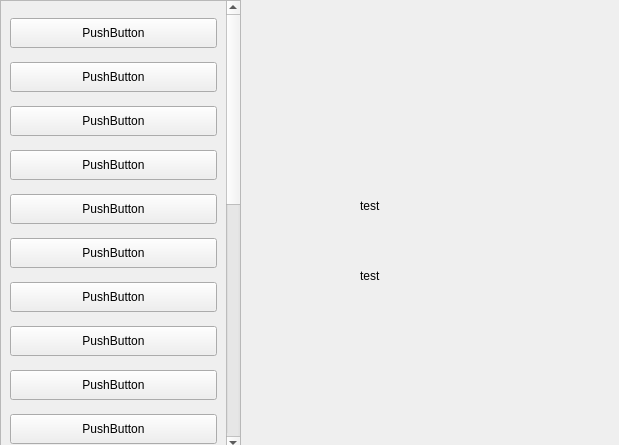
<?xml version="1.0" encoding="UTF-8"?>
<ui version="4.0">
 <class>Form</class>
 <widget class="QWidget" name="Form">
  <property name="geometry">
   <rect>
    <x>0</x>
    <y>0</y>
    <width>619</width>
    <height>445</height>
   </rect>
  </property>
  <property name="minimumSize">
   <size>
    <width>619</width>
    <height>445</height>
   </size>
  </property>
  <property name="maximumSize">
   <size>
    <width>619</width>
    <height>445</height>
   </size>
  </property>
  <property name="windowTitle">
   <string>Form</string>
  </property>
  <widget class="QScrollArea" name="scrollArea">
   <property name="geometry">
    <rect>
     <x>0</x>
     <y>0</y>
     <width>241</width>
     <height>451</height>
    </rect>
   </property>
   <property name="widgetResizable">
    <bool>true</bool>
   </property>
   <widget class="QWidget" name="scrollAreaWidgetContents">
    <property name="geometry">
     <rect>
      <x>0</x>
      <y>0</y>
      <width>222</width>
      <height>1000</height>
     </rect>
    </property>
    <property name="minimumSize">
     <size>
      <width>80</width>
      <height>1000</height>
     </size>
    </property>
    <layout class="QVBoxLayout" name="verticalLayout">
     <item>
      <widget class="QPushButton" name="pushButton">
       <property name="minimumSize">
        <size>
         <width>10</width>
         <height>30</height>
        </size>
       </property>
       <property name="text">
        <string>PushButton</string>
       </property>
      </widget>
     </item>
     <item>
      <widget class="QPushButton" name="pushButton_9">
       <property name="minimumSize">
        <size>
         <width>10</width>
         <height>30</height>
        </size>
       </property>
       <property name="text">
        <string>PushButton</string>
       </property>
      </widget>
     </item>
     <item>
      <widget class="QPushButton" name="pushButton_12">
       <property name="minimumSize">
        <size>
         <width>10</width>
         <height>30</height>
        </size>
       </property>
       <property name="text">
        <string>PushButton</string>
       </property>
      </widget>
     </item>
     <item>
      <widget class="QPushButton" name="pushButton_18">
       <property name="minimumSize">
        <size>
         <width>10</width>
         <height>30</height>
        </size>
       </property>
       <property name="text">
        <string>PushButton</string>
       </property>
      </widget>
     </item>
     <item>
      <widget class="QPushButton" name="pushButton_22">
       <property name="minimumSize">
        <size>
         <width>10</width>
         <height>30</height>
        </size>
       </property>
       <property name="text">
        <string>PushButton</string>
       </property>
      </widget>
     </item>
     <item>
      <widget class="QPushButton" name="pushButton_21">
       <property name="minimumSize">
        <size>
         <width>10</width>
         <height>30</height>
        </size>
       </property>
       <property name="text">
        <string>PushButton</string>
       </property>
      </widget>
     </item>
     <item>
      <widget class="QPushButton" name="pushButton_20">
       <property name="minimumSize">
        <size>
         <width>10</width>
         <height>30</height>
        </size>
       </property>
       <property name="text">
        <string>PushButton</string>
       </property>
      </widget>
     </item>
     <item>
      <widget class="QPushButton" name="pushButton_19">
       <property name="minimumSize">
        <size>
         <width>10</width>
         <height>30</height>
        </size>
       </property>
       <property name="text">
        <string>PushButton</string>
       </property>
      </widget>
     </item>
     <item>
      <widget class="QPushButton" name="pushButton_17">
       <property name="minimumSize">
        <size>
         <width>10</width>
         <height>30</height>
        </size>
       </property>
       <property name="text">
        <string>PushButton</string>
       </property>
      </widget>
     </item>
     <item>
      <widget class="QPushButton" name="pushButton_16">
       <property name="minimumSize">
        <size>
         <width>10</width>
         <height>30</height>
        </size>
       </property>
       <property name="text">
        <string>PushButton</string>
       </property>
      </widget>
     </item>
     <item>
      <widget class="QPushButton" name="pushButton_15">
       <property name="minimumSize">
        <size>
         <width>10</width>
         <height>30</height>
        </size>
       </property>
       <property name="text">
        <string>PushButton</string>
       </property>
      </widget>
     </item>
     <item>
      <widget class="QPushButton" name="pushButton_14">
       <property name="minimumSize">
        <size>
         <width>10</width>
         <height>30</height>
        </size>
       </property>
       <property name="text">
        <string>PushButton</string>
       </property>
      </widget>
     </item>
     <item>
      <widget class="QPushButton" name="pushButton_13">
       <property name="minimumSize">
        <size>
         <width>10</width>
         <height>30</height>
        </size>
       </property>
       <property name="text">
        <string>PushButton</string>
       </property>
      </widget>
     </item>
     <item>
      <widget class="QPushButton" name="pushButton_11">
       <property name="minimumSize">
        <size>
         <width>10</width>
         <height>30</height>
        </size>
       </property>
       <property name="text">
        <string>PushButton</string>
       </property>
      </widget>
     </item>
     <item>
      <widget class="QPushButton" name="pushButton_10">
       <property name="minimumSize">
        <size>
         <width>10</width>
         <height>30</height>
        </size>
       </property>
       <property name="text">
        <string>PushButton</string>
       </property>
      </widget>
     </item>
     <item>
      <widget class="QPushButton" name="pushButton_8">
       <property name="minimumSize">
        <size>
         <width>10</width>
         <height>30</height>
        </size>
       </property>
       <property name="text">
        <string>PushButton</string>
       </property>
      </widget>
     </item>
     <item>
      <widget class="QPushButton" name="pushButton_2">
       <property name="minimumSize">
        <size>
         <width>10</width>
         <height>30</height>
        </size>
       </property>
       <property name="text">
        <string>PushButton</string>
       </property>
      </widget>
     </item>
     <item>
      <widget class="QPushButton" name="pushButton_4">
       <property name="minimumSize">
        <size>
         <width>10</width>
         <height>30</height>
        </size>
       </property>
       <property name="text">
        <string>PushButton</string>
       </property>
      </widget>
     </item>
     <item>
      <widget class="QPushButton" name="pushButton_5">
       <property name="minimumSize">
        <size>
         <width>10</width>
         <height>30</height>
        </size>
       </property>
       <property name="text">
        <string>PushButton</string>
       </property>
      </widget>
     </item>
     <item>
      <widget class="QPushButton" name="pushButton_6">
       <property name="minimumSize">
        <size>
         <width>10</width>
         <height>30</height>
        </size>
       </property>
       <property name="text">
        <string>PushButton</string>
       </property>
      </widget>
     </item>
     <item>
      <widget class="QPushButton" name="pushButton_7">
       <property name="minimumSize">
        <size>
         <width>10</width>
         <height>30</height>
        </size>
       </property>
       <property name="text">
        <string>PushButton</string>
       </property>
      </widget>
     </item>
     <item>
      <widget class="QPushButton" name="pushButton_3">
       <property name="minimumSize">
        <size>
         <width>10</width>
         <height>30</height>
        </size>
       </property>
       <property name="text">
        <string>PushButton</string>
       </property>
      </widget>
     </item>
    </layout>
   </widget>
  </widget>
  <widget class="QLabel" name="label">
   <property name="geometry">
    <rect>
     <x>360</x>
     <y>200</y>
     <width>54</width>
     <height>12</height>
    </rect>
   </property>
   <property name="text">
    <string>test</string>
   </property>
  </widget>
  <widget class="QLabel" name="label_2">
   <property name="geometry">
    <rect>
     <x>360</x>
     <y>270</y>
     <width>54</width>
     <height>12</height>
    </rect>
   </property>
   <property name="text">
    <string>test</string>
   </property>
  </widget>
 </widget>
 <resources/>
 <connections/>
</ui>
